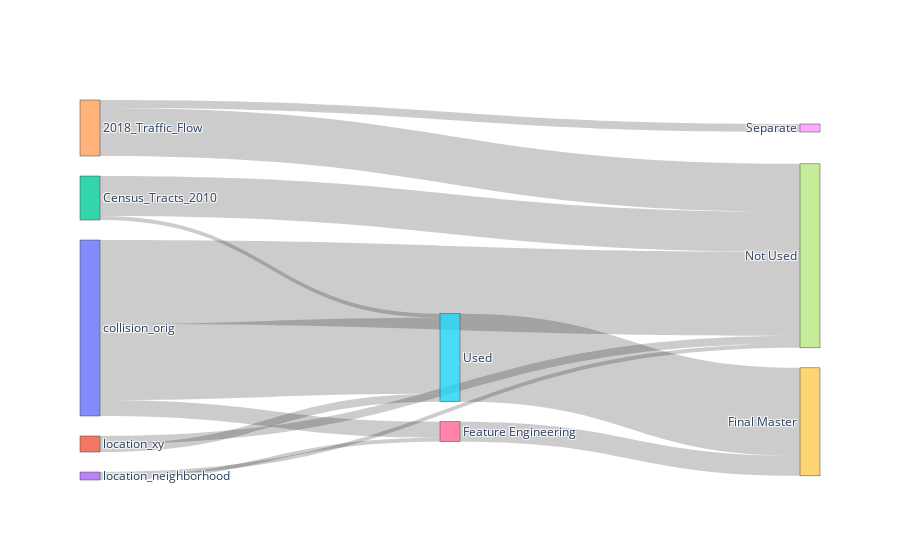

The code cell stored with this chart in its notebook:
### Code cell
#creating basic figure
fig = go.Figure( 
    data=[go.Sankey( # The plot we are interest
        # This part is for the node information
        node = dict( 
            label = node_label
        ),
        # This part is for the link information
        link = dict(
            source = source_node,
            target = target_node,
            value = values
        ))])

# With this save the plots 
plot(fig,
     image_filename='sankey_plot_1', 
     image='png', 
     image_width=1000, 
     image_height=600
)
# And shows the plot
fig.show()

### Figure 1 — Plotly figure (JSON) as saved in the notebook; plotly's stock layout.template omitted (floating-point values rounded to 4 significant figures)
{"data": [{"link": {"source": [0, 0, 0, 1, 1, 2, 2, 3, 3, 4, 4, 5, 6], "target": [5, 6, 7, 5, 7, 5, 7, 6, 7, 7, 8, 9, 9], "value": [19, 4, 21, 2, 2, 1, 10, 1, 1, 12, 2, 22, 5]}, "node": {"label": ["collision_orig", "location_xy", "Census_Tracts_2010", "location_neighborhood", "2018_Traffic_Flow", "Used", "Feature Engineering", "Not Used", "Separate", "Final Master"]}, "type": "sankey"}], "layout": {}}
